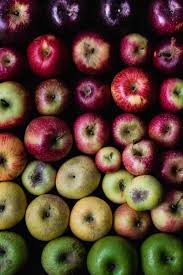
#> input picture Fruit_Classification/Data/train/apple/img_1211.jpeg, 183 x 275 px, found by its file name; its folder holds only this picture in this run
$ jupyter execute --allow-errors Fruit_Classification.ipynb
#> lines starting #> are read from the running program, lines starting #| are printed output that depends on the picture
# Fruit Classification

[cell 1]
import os
import numpy as np
from PIL import Image
from sklearn.preprocessing import StandardScaler, LabelEncoder
from sklearn.model_selection import train_test_split
from sklearn.neighbors import KNeighborsClassifier
from sklearn.naive_bayes import GaussianNB
from sklearn.linear_model import LogisticRegression
from sklearn.metrics import accuracy_score, classification_report

## Đọc dữ liệu từ folder data

[cell 2]
def load_dataset(folder_path, img_size=(32, 32), has_labels=True):
#> called with img_size = (32, 32), has_labels = True
    images = []
    labels = []

    if has_labels:
        for class_name in os.listdir(folder_path):
            class_path = os.path.join(folder_path, class_name)
            if os.path.isdir(class_path):
                for img_file in os.listdir(class_path):
                    img_path = os.path.join(class_path, img_file)
                    try:
                        # Mở và resize ảnh
                        img = Image.open(img_path).convert('RGB')
#> img is the input picture: PIL image 183x275 RGB; mean R, G, B 89.9, 63.4, 48.5
                        img = img.resize(img_size)
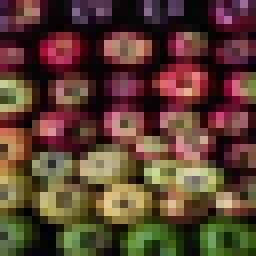
#> img: PIL image 32x32 RGB (shown 8 times larger); mean R, G, B 90, 63.6, 48.6
                        # Chuyển thành mảng và flatten
                        img_array = np.array(img).flatten()
#> img_array = 3072 values, max 234 at index 936, min 0 at index 487, mean 67.38
                        images.append(img_array)
                        labels.append(class_name)
                    except Exception as e:
                        print(f"Lỗi khi đọc ảnh {img_path}: {str(e)}")
#> pass 2 of the loop in load_dataset, `for class_name in os.listdir(folder_path):`:
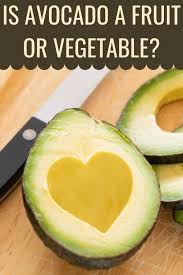
#> input picture Fruit_Classification/Data/train/avocado/img_1381.jpeg, 183 x 275 px, found by its file name
#> in load_dataset, img is the input picture: PIL image 183x275 RGB; mean R, G, B 174.5, 152.2, 101.1
#> in load_dataset, `img = img.resize(img_size)`:
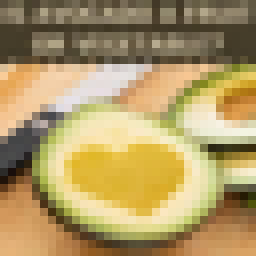
#> img: PIL image 32x32 RGB (shown 8 times larger); mean R, G, B 174.6, 152.3, 101.3
#> in load_dataset, `img_array = np.array(img).flatten()`: img_array = 3072 values, max 251 at index 1668, min 3 at index 2396, mean 142.7
    else:  # For predict folder without labels
        for img_file in os.listdir(folder_path):
            img_path = os.path.join(folder_path, img_file)
            try:
                # Mở và resize ảnh
                img = Image.open(img_path).convert('RGB')
                img = img.resize(img_size)
                # Chuyển thành mảng và flatten
                img_array = np.array(img).flatten()
                images.append(img_array)
            except Exception as e:
                print(f"Lỗi khi đọc ảnh {img_path}: {str(e)}")

    # Return empty arrays if no images were loaded
    if not images:
        return np.empty((0, img_size[0] * img_size[1] * 3)), np.empty(0)

    return np.array(images), np.array(labels)

## Load dữ liệu train, test và predict

[cell 3]
train_folder = "D:\\Machine Learning\\Fruit_Classification\\Data\\train"
test_folder = "D:\\Machine Learning\\Fruit_Classification\\Data\\test"
predict_folder = "D:\\Machine Learning\\Fruit_Classification\\Data\\predict"


X_train, y_train = load_dataset(train_folder)
#> (the rest of this cell did not finish here and is left out)

X_predict, _ = load_dataset(predict_folder, has_labels=False)

## Tiền xử lý dữ liệu

[cell 4]
scaler = StandardScaler()
X_train = scaler.fit_transform(X_train)
#> (the rest of this cell did not finish here and is left out)

## K-Nearest Neighbors (K-NN)

[cell 5]
knn_model = KNeighborsClassifier(n_neighbors=2)
knn_model.fit(X_train, y_train)
#> (the rest of this cell did not finish here and is left out)

## Gaussian Naive Bayes

[cell 6]
nb_model = GaussianNB()
nb_model.fit(X_train, y_train)
#> (the rest of this cell did not finish here and is left out)

## Logistic Regression

[cell 7]
lr_model = LogisticRegression(max_iter=1000)  # Tăng max_iter nếu cần
lr_model.fit(X_train, y_train)
#> (the rest of this cell did not finish here and is left out)

Dựa vào kết quả, mô hình K-NN và Hồi quy Logistic đều đạt độ chính xác khoảng 32%, trong khi GaussianNB thấp hơn với khoảng 23%.

Cả ba mô hình đều gặp khó khăn với một số lớp như "stawberries" và "strawberries" (precision, recall đều bằng 0), cho thấy dữ liệu có thể mất cân bằng hoặc ảnh chưa đủ đặc trưng để phân biệt tốt. K-NN và Hồi quy Logistic có hiệu suất tương đương, nhưng K-NN có recall cao hơn ở một số lớp như "apple". GaussianNB không phù hợp với dữ liệu ảnh nhiều chiều như thế này.

Do đó, nên ưu tiên sử dụng K-NN hoặc Hồi quy Logistic

## Cải thiện mô hình

### Cải thiện data

[cell 8]
from sklearn.preprocessing import StandardScaler
from sklearn.decomposition import PCA
from sklearn.discriminant_analysis import LinearDiscriminantAnalysis as LDA
from sklearn.utils import resample
from sklearn.model_selection import GridSearchCV, train_test_split
from sklearn.model_selection import GridSearchCV, train_test_split
from sklearn.neighbors import KNeighborsClassifier
from sklearn.linear_model import LogisticRegression
from sklearn.naive_bayes import GaussianNB
from sklearn.metrics import accuracy_score, classification_report, confusion_matrix
import seaborn as sns
import time
import numpy as np
from PIL import Image
import matplotlib.pyplot as plt
import os

[cell 9]
def balance_dataset(X, y, random_state=42):
    # Get class counts
    classes, counts = np.unique(y, return_counts=True)
    max_samples = max(counts)

    # Create balanced dataset
    X_balanced = []
    y_balanced = []

    for cls in classes:
        # Get indices for this class
        indices = np.where(y == cls)[0]
        X_cls = X[indices]
        y_cls = y[indices]

        # If class has fewer samples than max_samples, oversample
        if len(indices) < max_samples:
            X_resampled, y_resampled = resample(X_cls, y_cls,
                                               replace=True,
                                               n_samples=max_samples,
                                               random_state=random_state)
            X_balanced.append(X_resampled)
            y_balanced.append(y_resampled)
        else:
            # If class has more samples, just take the first max_samples
            X_balanced.append(X_cls[:max_samples])
            y_balanced.append(y_cls[:max_samples])

    # Concatenate all balanced classes
    X_balanced = np.vstack(X_balanced)
    y_balanced = np.concatenate(y_balanced)

    return X_balanced, y_balanced

[cell 10]
# Function to apply dimensionality reduction
# [23 lines left out: function apply_dimensionality_reduction, not called in this run]

[cell 11]
# Enhanced load_dataset function with standardization option
def load_dataset_enhanced(folder_path, img_size=(32, 32), has_labels=True, standardize=True):
#> called with img_size = (64, 64), has_labels = True, standardize = True
    images = []
    labels = []

    if has_labels:
        for class_name in os.listdir(folder_path):
            class_path = os.path.join(folder_path, class_name)
            if os.path.isdir(class_path):
                for img_file in os.listdir(class_path):
                    img_path = os.path.join(class_path, img_file)
                    try:
                        # Open and resize image
                        img = Image.open(img_path).convert('RGB')
                        img = img.resize(img_size)
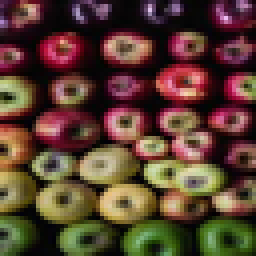
#> img: PIL image 64x64 RGB (shown 4 times larger); mean R, G, B 89.9, 63.5, 48.5
                        # Convert to array and flatten
                        img_array = np.array(img).flatten()
#> img_array = 12288 values, max 246 at index 4554, min 0 at index 1400, mean 67.3

                        # Standardize pixel values to [0,1] if requested
                        if standardize:
                            img_array = img_array / 255.0
#> img_array = 12288 values, max 0.965 at index 4554, min 0 at index 1400, mean 0.264

                        images.append(img_array)
                        labels.append(class_name)
                    except Exception as e:
                        print(f"Error reading image {img_path}: {str(e)}")
#> pass 2 of the loop in load_dataset_enhanced, `for class_name in os.listdir(folder_path):`:
#> in load_dataset_enhanced, `img = img.resize(img_size)`:
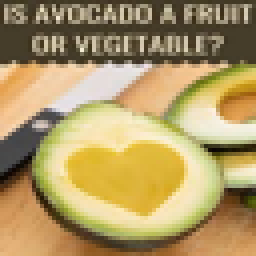
#> img: PIL image 64x64 RGB (shown 4 times larger); mean R, G, B 174.5, 152.1, 101.1
#> in load_dataset_enhanced, `img_array = np.array(img).flatten()`: img_array = 12288 values, max 255 at index 7626, min 0 at index 7271, mean 142.6
#> in load_dataset_enhanced, `img_array = img_array / 255.0`: img_array = 12288 values, max 1 at index 7626, min 0 at index 7271, mean 0.559
    else:  # For predict folder without labels
        for img_file in os.listdir(folder_path):
            img_path = os.path.join(folder_path, img_file)
            try:
                # Open and resize image
                img = Image.open(img_path).convert('RGB')
                img = img.resize(img_size)
                # Convert to array and flatten
                img_array = np.array(img).flatten()

                # Standardize pixel values to [0,1] if requested
                if standardize:
                    img_array = img_array / 255.0

                images.append(img_array)
            except Exception as e:
                print(f"Error reading image {img_path}: {str(e)}")

    # Return empty arrays if no images were loaded
    if not images:
        return np.empty((0, img_size[0] * img_size[1] * 3)), np.empty(0)

    return np.array(images), np.array(labels)

### Load and preprocess data with enhanced features

[cell 12]
train_folder = "D:\\Machine Learning\\Fruit_Classification\\Data\\train"
test_folder = "D:\\Machine Learning\\Fruit_Classification\\Data\\test"
predict_folder = "D:\\Machine Learning\\Fruit_Classification\\Data\\predict"

[cell 13]
X_train, y_train = load_dataset_enhanced(train_folder, img_size=(64, 64), standardize=True)
#> (the rest of this cell did not finish here and is left out)

### Encode labels

[cell 14]
from sklearn.preprocessing import LabelEncoder
label_train_encoder = LabelEncoder()
y_train_encoded = label_train_encoder.fit_transform(y_train)
#> y_train_encoded = [0, 1]
print(f"Classes: {label_train_encoder.classes_}")

label_test_encoder = LabelEncoder()
#> (the rest of this cell did not finish here and is left out)

### Balance the training dataset

[cell 15]
X_train_balanced, y_train_balanced = balance_dataset(X_train, y_train)
#> in balance_dataset, `classes, counts = np.unique(y, return_counts=True)`: counts = [1, 1]
#> in balance_dataset, `max_samples = max(counts)`: max_samples = 1
#> the loop in balance_dataset, `for cls in classes:` made 2 passes
#> (cls, indices) on passes 1 to 2: ('apple', [0]), ('avocado', [1])
#> after the loop in balance_dataset, `for cls in classes:`: X_balanced = 2 items
print(f"Balanced training set: {X_train_balanced.shape[0]} samples")
#| Balanced training set: 2 samples
